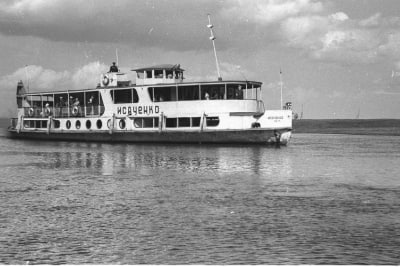
#> input picture l6_gr4_chepikov/teplo.jpg, 400 x 267 px
$ jupyter execute --allow-errors 'main copy.ipynb'   (older library calls are emulated)
#> lines starting #> are read from the running program, lines starting #| are printed output that depends on the picture; after the words box and inside, x2 and y2 are one past the last pixel; in counts of white or black regions, pixels touching at a corner belong together
[cell 1]
import numpy as np
import matplotlib.pyplot as plt
import cv2
from PIL import Image
from skimage import io, color
from sklearn.cluster import KMeans

[cell 2]
import matplotlib.pyplot as plt

def show_image(image, title='Image'):
    """
    Функция для отображения изображения, поддерживающая как цветные, так и grayscale изображения.
    """
    plt.figure(figsize=(6, 6))

    if len(image.shape) == 2:  # Если только один канал
        plt.imshow(image, cmap='gray')  # Отображаем с использованием цветовой карты gray
    else:
        plt.imshow(image)  # Для цветных изображений

    plt.title(title)
    plt.axis('off')
    plt.show()

[cell 3]
# [5 lines left out: function save_image, not called in this run]

[cell 4]
# [22 lines left out: function show_fullscreen_images, not called in this run]

[cell 5]
# [17 lines left out: function before_after, not called in this run]

[cell 6]
image = io.imread('teplo.jpg')
#> image is the input picture: shape (267, 400); min 13, max 255, mean 144.5
image = cv2.cvtColor(image, cv2.COLOR_GRAY2BGR)
show_image(image)

[cell 7]
def method_1(image):
    # Преобразуем изображение в grayscale
    gray = cv2.cvtColor(image, cv2.COLOR_BGR2GRAY)

    # Применяем оператор Собеля для выделения границ
    grad_x = cv2.Sobel(gray, cv2.CV_64F, 1, 0, ksize=3)
    grad_y = cv2.Sobel(gray, cv2.CV_64F, 0, 1, ksize=3)
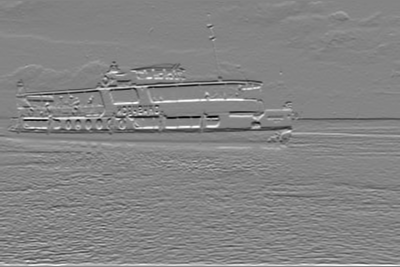
#> grad_y: shape (267, 400) float64; min -839, max 772, mean 1.6; drawn with min black and max white

    grad_x *= 1.2
    grad_y *= 1.6

    grad = cv2.magnitude(grad_x, grad_y)  # Комбинированный градиент
    grad = cv2.convertScaleAbs(grad)  # Преобразуем результат в 8-битное изображение
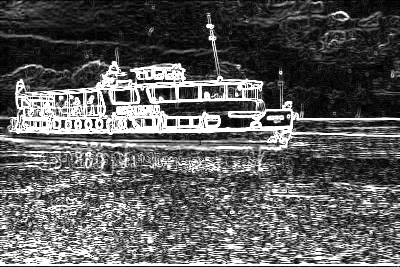
#> grad: shape (267, 400); min 0, max 255, mean 92.3
    show_image(grad, "Gradient Image")

    # Усиливаем контраст после градиента
    contrast_grad = cv2.convertScaleAbs(grad, alpha=1.5, beta=20)  # alpha увеличивает контраст, beta смещает яркость
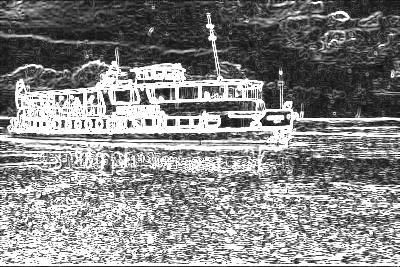
#> contrast_grad: shape (267, 400); min 20, max 255, mean 135
    show_image(contrast_grad, "Enhanced Gradient Image")

    # # Применяем Gaussian blur для размытия
    # blurred = cv2.GaussianBlur(contrast_grad, (5, 5), 0)  # (5, 5) — размер ядра, 0 — стандартное отклонение
    # show_image(blurred, "Blurred Image")

    # Применяем минимальный фильтр (Erosion)
    min_filtered = cv2.erode(contrast_grad, np.ones((2, 1), np.uint8), iterations=1)
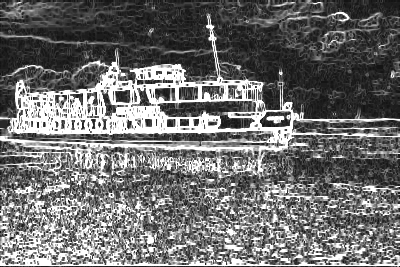
#> min_filtered: shape (267, 400); min 20, max 255, mean 110.9
    show_image(min_filtered, "Min Filtered Image")

    # Бинаризация с использованием метода Оцу для более точной пороговой обработки
    _, thresh = cv2.threshold(min_filtered, 0, 100, cv2.THRESH_BINARY + cv2.THRESH_OTSU)
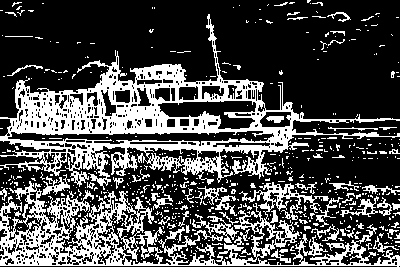
#> thresh: shape (267, 400); values 0 (black) and 100 (white), 29.8% white; 559 white regions (494 under 20 px), largest, box (x1, y1, x2, y2) and area: (0, 14, 400, 190) 15492, (0, 181, 400, 267) 10514, (192, 214, 239, 243) 362
    show_image(thresh, "Threshold Image")

    # Применяем медианный фильтр
    median_blurred = cv2.medianBlur(thresh, 7)
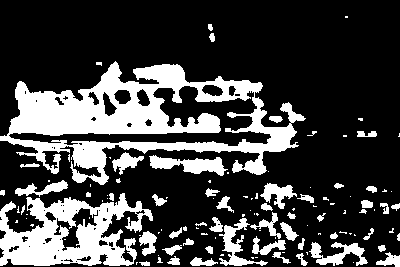
#> median_blurred: shape (267, 400); values 0 (black) and 100 (white), 25.8% white; 118 white regions (67 under 20 px)
    show_image(median_blurred, "Median Blurred Image")

    # Поиск контуров
    contours, hierarchy = cv2.findContours(median_blurred, cv2.RETR_TREE, cv2.CHAIN_APPROX_SIMPLE)
#> contours = 175 contours, 110 with area under 20; largest, box (x1, y1, x2, y2) and area: (0, 61, 306, 185) 19114, (0, 193, 153, 266) 6763, (8, 85, 272, 147) 5060, (53, 207, 99, 252) 758, (149, 155, 228, 176) 755

    # Выбираем самый длинный контур
    longest_contour = max(contours, key=lambda c: cv2.arcLength(c, True))
#> longest_contour = contour of 723 points, box (x1, y1, x2, y2) (0, 61, 306, 185), area 19114

    # Рисуем только самый длинный контур белым цветом
    contour_image = cv2.cvtColor(gray, cv2.COLOR_GRAY2BGR)
    cv2.drawContours(contour_image, [longest_contour], -1, (255, 255, 255), 2)  # Белый цвет
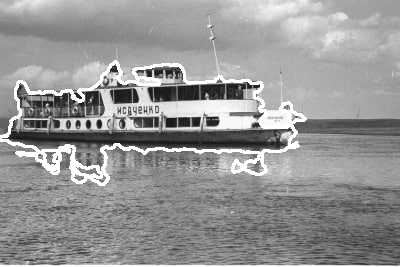
#> contour_image: shape (267, 400, 3); 4.37% of pixels changed, all inside (x1, y1, x2, y2) = (0, 60, 307, 186)
    show_image(contour_image, "Longest Contour in White")

    return contour_image

[cell 8]
image_1 = method_1(image)

[cell 9]
import alphashape
from shapely.geometry import MultiPolygon

def method_2(image):
    gray = cv2.cvtColor(image, cv2.COLOR_BGR2GRAY)  # Преобразуем в оттенки серого

    # blur_gray = cv2.GaussianBlur(gray, (5, 5), 0)
    # show_image(median_blurred, "Gaussian Blurred Image")

    median_blurred = cv2.medianBlur(gray, 3)
    show_image(median_blurred, "Median Blurred Image")

    # Canny edge detector
    low_threshold = 100
    high_threshold = 200
    edges = cv2.Canny(median_blurred, low_threshold, high_threshold)
#> edges: shape (267, 400); 5.4% white in thin lines or dots
    show_image(edges, "Canny Edges")

    # Создаем маску для области интереса (ROI)
    mask = np.zeros_like(edges)
    ignore_mask_color = 255
    imshape = image.shape
#> imshape = (267, 400, 3)

    b_y = 0.2 * imshape[0]
#> b_y = 53.4
    k_y = 0.57
    k_x = 0.75

    vertices = np.array([[(0, k_y * imshape[0]), (0, b_y + 0), (k_x * imshape[1], b_y + 0), (k_x * imshape[1], k_y*imshape[0])]], dtype=np.int32)
    cv2.fillPoly(mask, vertices, ignore_mask_color)
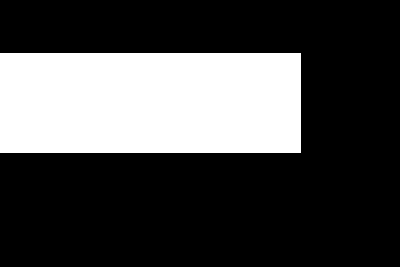
#> mask: shape (267, 400); 28.2% white; 1 white region, box (x1, y1, x2, y2) and area: (0, 53, 301, 153) 30100
    masked_edges = cv2.bitwise_and(edges, mask)
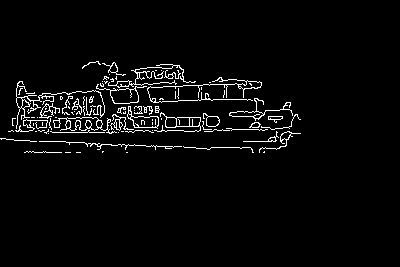
#> masked_edges: shape (267, 400); 3.5% white in thin lines or dots, all inside (x1, y1, x2, y2) = (0, 61, 301, 153)
    show_image(masked_edges, "Masked Edges")

    # 1) Находим контуры на изображении
    contours, _ = cv2.findContours(masked_edges, cv2.RETR_EXTERNAL, cv2.CHAIN_APPROX_SIMPLE)
#> contours = 85 contours, 66 with area under 20; largest, box (x1, y1, x2, y2) and area: (53, 117, 117, 134) 416, (96, 84, 147, 104) 360, (154, 112, 201, 132) 322, (127, 106, 159, 129) 306, (229, 98, 293, 121) 177

    # Рисуем все контуры на копии изображения
    coutoured_image = np.copy(image)
    cv2.drawContours(coutoured_image, contours, -1, (255, 0, 0), 2)  # Синий цвет, толщина 2
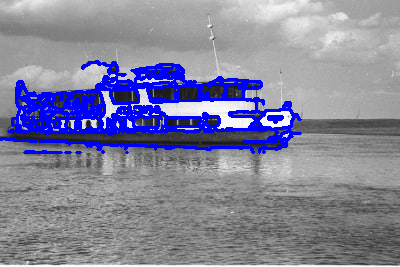
#> coutoured_image: shape (267, 400, 3); 9.92% of pixels changed, all inside (x1, y1, x2, y2) = (0, 60, 302, 154)
    show_image(coutoured_image, "Contours")

    # 2) Создаем копию изображения для рисования контуров и выпуклой оболочки
    hulled_image = np.copy(image)

    # Объединяем все контуры в один массив точек
    all_points = np.concatenate(contours)
#> all_points = contour of 2370 points, box (x1, y1, x2, y2) (0, 61, 301, 153), area 3094

    # Преобразуем массив точек в формат, подходящий для alphashape
    points = [tuple(point[0]) for point in all_points]
#> points = 2370 pairs, first value 0 to 300, second value 61 to 152

    # Используем alphashape для нахождения выпуклой оболочки
    alpha_shape = alphashape.alphashape(points, alpha=0.1) # 0.5 - 1.0

    # Если результат - это MultiPolygon, обрабатываем каждый полигон
    if isinstance(alpha_shape, MultiPolygon):
        for polygon in alpha_shape.geoms:
            convex_hull_points = np.array(list(polygon.exterior.coords), dtype=np.int32)

            # Рисуем выпуклую оболочку (concave hull) красным цветом
            cv2.polylines(hulled_image, [convex_hull_points], isClosed=True, color=(0, 0, 255), thickness=2)  # Красный цвет

    else:
        # В случае, если получен один полигон, рисуем его
        convex_hull_points = np.array(list(alpha_shape.exterior.coords), dtype=np.int32)
        cv2.polylines(hulled_image, [convex_hull_points], isClosed=True, color=(0, 0, 255), thickness=2)  # Красный цвет

    show_image(hulled_image)

    return hulled_image
